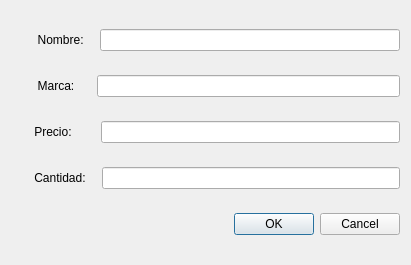
<?xml version="1.0" encoding="UTF-8"?>
<ui version="4.0">
 <class>RegistrarProductoDialog</class>
 <widget class="QDialog" name="RegistrarProductoDialog">
  <property name="geometry">
   <rect>
    <x>0</x>
    <y>0</y>
    <width>411</width>
    <height>265</height>
   </rect>
  </property>
  <property name="windowTitle">
   <string>Registrar un Producto</string>
  </property>
  <layout class="QGridLayout" name="gridLayout">
   <item row="0" column="0">
    <layout class="QHBoxLayout" name="horizontalLayout">
     <item>
      <widget class="QLabel" name="label">
       <property name="text">
        <string>        Nombre:   </string>
       </property>
      </widget>
     </item>
     <item>
      <widget class="QLineEdit" name="lineEditNombreP"/>
     </item>
    </layout>
   </item>
   <item row="1" column="0">
    <layout class="QHBoxLayout" name="horizontalLayout_2">
     <item>
      <widget class="QLabel" name="label_2">
       <property name="text">
        <string>        Marca:     </string>
       </property>
      </widget>
     </item>
     <item>
      <widget class="QLineEdit" name="lineEditMarcaP"/>
     </item>
    </layout>
   </item>
   <item row="2" column="0">
    <layout class="QHBoxLayout" name="horizontalLayout_3">
     <item>
      <widget class="QLabel" name="label_3">
       <property name="text">
        <string>       Precio:       </string>
       </property>
      </widget>
     </item>
     <item>
      <widget class="QLineEdit" name="lineEditPrecioP"/>
     </item>
    </layout>
   </item>
   <item row="3" column="0">
    <layout class="QHBoxLayout" name="horizontalLayout_4">
     <item>
      <widget class="QLabel" name="label_4">
       <property name="text">
        <string>       Cantidad:   </string>
       </property>
      </widget>
     </item>
     <item>
      <widget class="QLineEdit" name="lineEditCantidadP"/>
     </item>
    </layout>
   </item>
   <item row="4" column="0">
    <widget class="QDialogButtonBox" name="buttonBox">
     <property name="standardButtons">
      <set>QDialogButtonBox::Cancel|QDialogButtonBox::Ok</set>
     </property>
    </widget>
   </item>
  </layout>
 </widget>
 <resources/>
 <connections/>
</ui>
